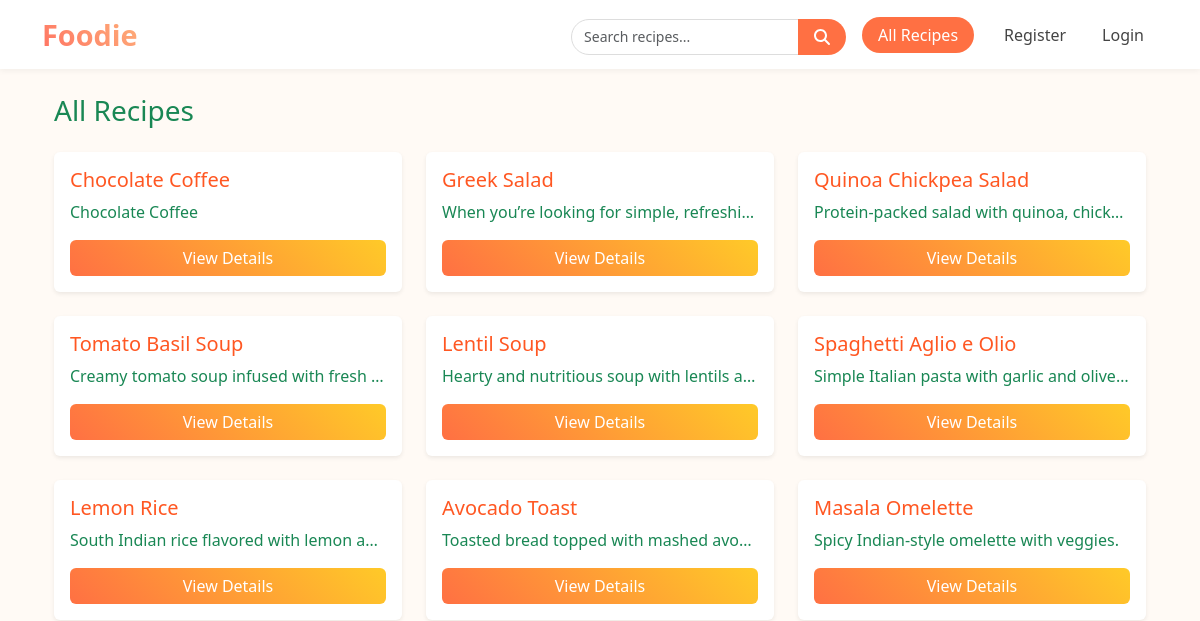
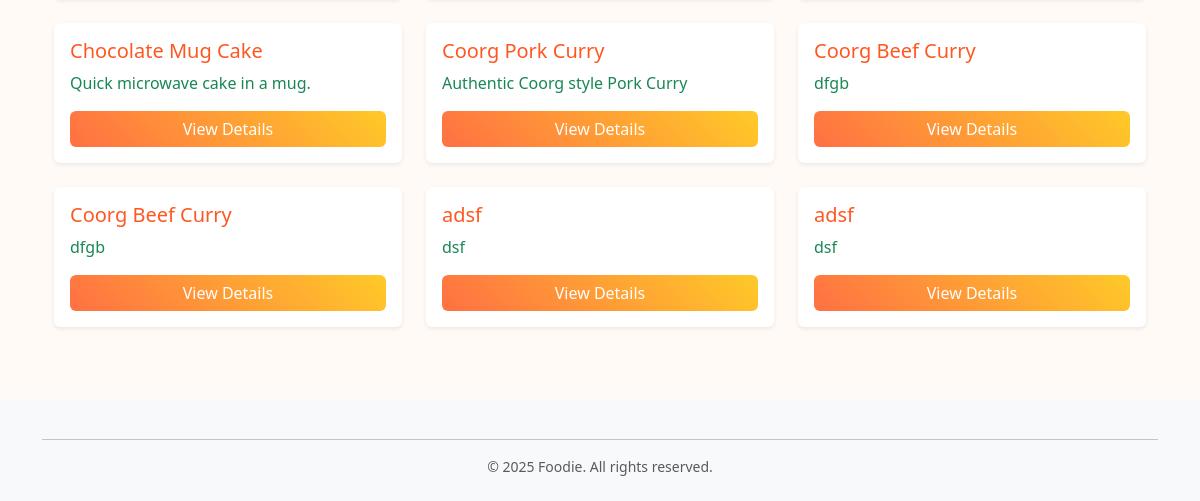
Before: /recipes/ with the older database file (2 pictures, top to bottom).
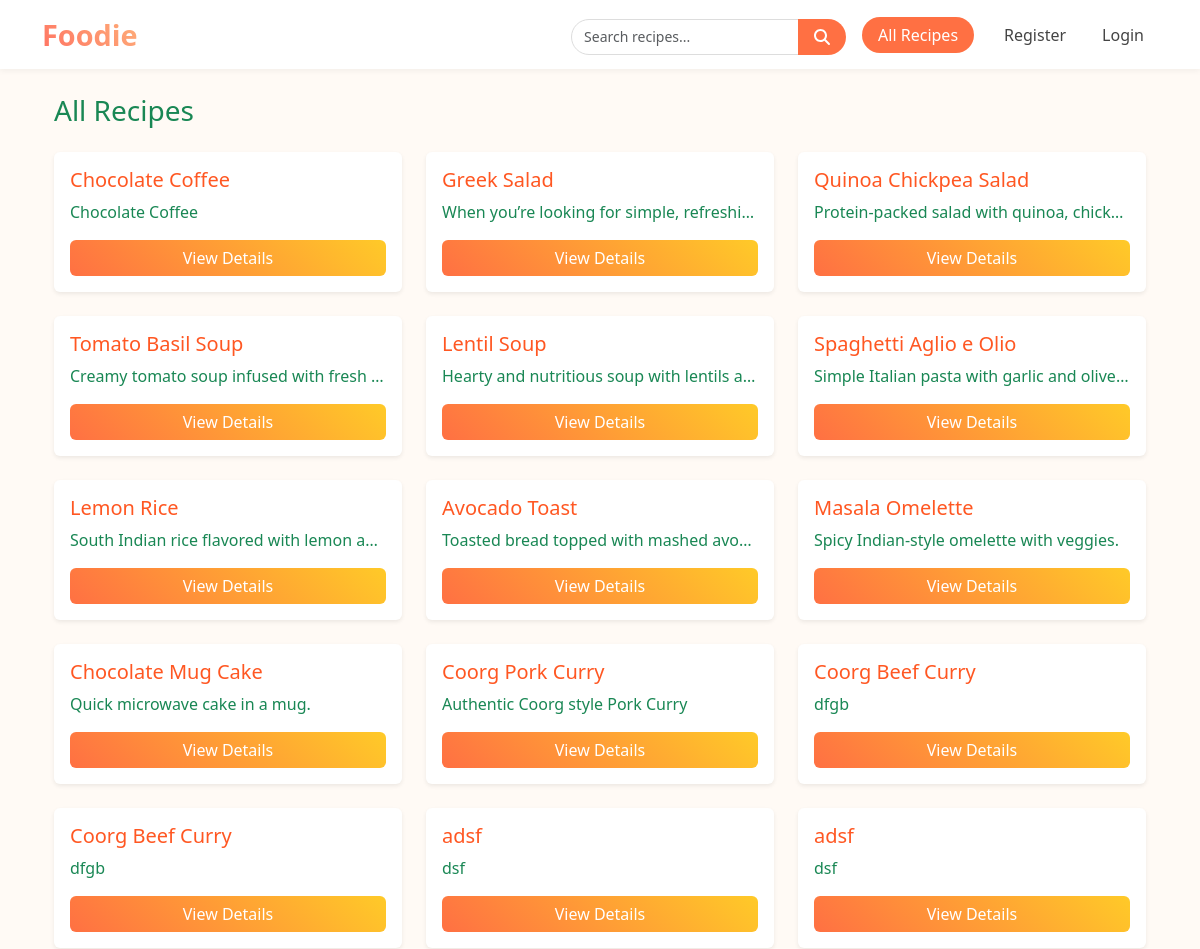
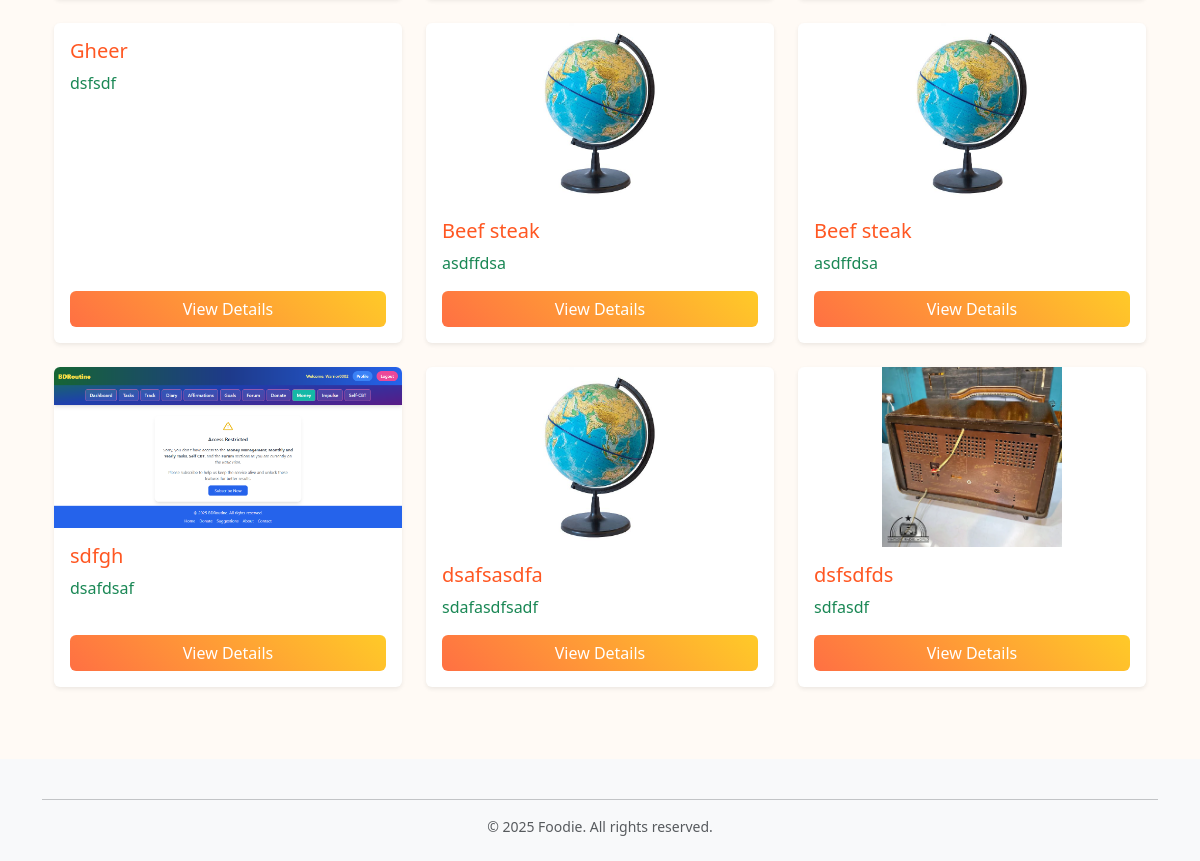
After: the same page with the newer database file (2 pictures, top to bottom).
### recipes/models.py (models this page shows, shortened)
class Recipe(models.Model):
    name = models.CharField(max_length=100)
    description = models.TextField(null=True, blank=True)
    ingredients = models.TextField()
    directions = models.TextField()
    date_added = models.DateTimeField(auto_now_add=True, null=True, blank=True)
    category = models.ForeignKey(Category, on_delete=models.CASCADE)
    image = models.ImageField(
        upload_to='recipe_images/',  # path inside media folder
        null=True,                   # optional
         blank=True )
    user = models.ForeignKey(User, on_delete=models.CASCADE, related_name='recipes', null=True, default=1)
    favorited_by = models.ManyToManyField(
        User,
        related_name="favorite_recipes",
        blank=True
    )
    class Meta:
        ordering = ['date_added']

### recipes/views.py (the view)
# urls.py: path('', views.recipes_view, name='recipes'),
def recipes_view(request):
    recipes = Recipe.objects.all()  # fetch all recipes
    context = {
        'recipes': recipes  # pass the queryset to the template
    }
    return render(request, 'recipes/recipes.html', context)

### recipes/forms.py
class SearchForm(forms.Form):
    query = forms.CharField(
        label='',
        widget=forms.TextInput(attrs={
            'placeholder': 'Search recipes',
            'class': 'form-control me-2'  # Bootstrap class for styling
        })
    )

### recipes/context_processors.py (called while the page is built)
def search_form(request):
    return {'search_form': SearchForm()}

### recipes/templates/recipes/recipes.html (shortened to what this page needs)
{% extends "base.html" %}
{% block content %}
<div class="container">
  <h3 class="text-success mb-4">All Recipes</h3>
  <div class="row">
    {% for recipe in recipes %}
    <div class="col-md-6 col-lg-4 mb-4">
      <div class="card shadow-sm border-0 h-100 d-flex flex-column">
        {% if recipe.image %}
        <img
          src="{{ recipe.image.url }}"
          alt="{{ recipe.name }}"
          class="card-img-top img-fluid rounded-top"
          style="object-fit: contain; max-height: 180px; width: 100%;"
        />
        {% endif %}
        <div class="card-body d-flex flex-column">
          <h5 class="card-title" style="color:#FF5722;">{{ recipe.name }}</h5>
          <p class="card-text text-success text-truncate">{{ recipe.description }}</p>
          <div class="mt-auto">
            <a href="{% url 'recipes:recipe_detail' recipe.id %}"
               class="btn btn-gradient w-100">
              View Details
            </a>
          </div>
        </div>
      </div>
    </div>
    {% endfor %}
  </div>
</div>
{% endblock content %}

### templates/base.html (shortened to what this page needs)
{% load static %} {% load django_bootstrap5 %}
<!DOCTYPE html>
<html lang="en">
  <head>
    {% bootstrap_css %}
    <link
      href="https://cdnjs.cloudflare.com/ajax/libs/font-awesome/6.5.0/css/all.min.css"
      rel="stylesheet"
    />
  </head>
  <body>
    <header>
      <nav class="navbar navbar-expand-lg navbar-light fixed-top">
        <div class="container">
          <a class="navbar-brand" href="{% url 'foodie_app:index' %}">Foodie</a>
          <div class="collapse navbar-collapse" id="mainNav">
            <ul class="navbar-nav ms-auto">
              <li class="nav-item">
                <form
                  class="d-flex navbar-search ms-2"
                  action="{% url 'recipes:search_results' %}"
                  method="get"
                >
                  <div class="input-group">
                    <input
                      type="text"
                      name="query"
                      class="form-control form-control-sm search-input"
                      mt-3px
                      placeholder="Search recipes..."
                      value="{{ request.GET.query }}"
                    />
                    <button class="btn btn-foodie" type="submit">
                      <i class="fa fa-search"></i>
                    </button>
                  </div>
                </form>
              </li>
              <li class="nav-item dropdown">
                {% if user.is_authenticated %}
                <a
                  class="btn btn-foodie dropdown-toggle mx-2"
                  href="#"
                  id="recipesDropdown"
                  role="button"
                  data-bs-toggle="dropdown"
                  aria-expanded="false"
                >
                  All Recipes
                </a>
                <ul class="dropdown-menu" aria-labelledby="recipesDropdown">
                  <li>
                    <a class="dropdown-item" href="{% url 'recipes:recipes' %}">
                      All Recipes
                    </a>
                  </li>
                  <li>
                    <a
                      class="dropdown-item"
                      href="{% url 'foodie_app:add_recipe_no_genre' %}"
                    >
                      Add Recipe
                    </a>
                  </li>
                  <li>
                    <a
                      class="dropdown-item"
                      href="{% url 'foodie_app:add_category' %}"
                    >
                      Add Category
                    </a>
                  </li>
                </ul>
                {% else %}
                <a
                  class="btn btn-foodie mx-2"
                  href="{% url 'recipes:recipes' %}"
                  role="button"
                >
                  All Recipes
                </a>
                {% endif %}
              </li>
              {% if user.is_authenticated %}
              <li class="nav-item d-flex align-items-center">
                {% if user.profile.profile_photo %}
                <img
                  src="{{ user.profile.profile_photo.url }}"
                  alt="profile photo"
                  style="
                    width: 34px;
                    height: 34px;
                    border-radius: 50%;
                    margin-right: 8px;
                    border: 2px solid #ff7043;
                  "
                />
                {% endif %}
              </li>
              <li class="nav-item d-flex align-items-center">
                <span class="navbar-text">
                  Welcome,
                  <a href="{% url 'accounts:edit_user_profile' %}"
                    >{{ user.username }}</a
                  >
                </span>
              </li>
              <li class="nav-item">
                <a
                  class="btn btn-foodie btn-sm mx-2"
                  href="{% url 'recipes:favorite_recipes' %}"
                  >My Cookbook</a
                >
              </li>
              <li class="nav-item d-flex align-items-center">
                <form
                  method="post"
                  action="{% url 'accounts:logout' %}"
                  class="d-inline"
                >
                  {% csrf_token %}
                  <button type="submit" class="btn btn-danger btn-sm">
                    Logout
                  </button>
                </form>
              </li>
              {% else %}
              <li class="nav-item">
                <a class="nav-link" href="{% url 'accounts:register' %}">
                  Register
                </a>
              </li>
              <li class="nav-item">
                <a class="nav-link" href="{% url 'accounts:login' %}">
                  Login
                </a>
              </li>
              {% endif %}
            </ul>
          </div>
        </div>
      </nav>
    </header>
    <main class="container mt-4">
      {% block content %} {% endblock content %}
    </main>
    <footer class="bg-light mt-5">
  <div class="container py-4 text-center">
    <hr class="mb-3">
    <p class="mb-0 small text-muted">&copy; 2025 Foodie. All rights reserved.</p>
  </div>
</footer>
  </body>
</html>

### templates/base.html (style rules this page uses)
body { padding-top: 70px; background-color: #fffaf5; font-family: "Segoe UI", sans-serif; }
footer p { margin: 0; }
.navbar { background-color: #ffffff !important; box-shadow: 0 2px 6px rgba(0, 0, 0, 0.05); }
.navbar-brand { font-weight: bold; font-size: 1.8rem; background: linear-gradient(45deg, #ff6f61, #feb47b); -webkit-background-clip: text; -webkit-text-fill-color: transparent; }
.navbar-nav { display: flex; align-items: center; gap: 0.5rem; }
.nav-link { font-weight: 500; border-radius: 20px; padding: 6px 14px !important; transition: all 0.3s ease; color: #444 !important; }
.btn-foodie { background-color: #ff7043; color: white !important; border: none; border-radius: 20px; padding: 6px 16px; transition: background-color 0.3s ease; }
.search-input { border-radius: 20px; border: 1px solid #ddd; padding: 6px 12px; outline: none; transition: border-color 0.3s ease, box-shadow 0.3s ease; }
.navbar-search { margin-top: 4px; }

### recipes/templates/recipes/recipes.html (style rules this page uses)
.btn-gradient { background: linear-gradient(45deg, #FF7043, #FFCA28); color: white; border: none; transition: transform 0.2s, box-shadow 0.2s; }

Changed rows visible on the page:
added Recipe: name "Gheer", description "dsfsdf"
added Recipe: image (picture), name "Beef steak", description "asdffdsa"
added Recipe: image (picture), name "Beef steak", description "asdffdsa"
added Recipe: image (picture), name "sdfgh", description "dsafdsaf"
added Recipe: image (picture), name "dsafsasdfa", description "sdafasdfsadf"
added Recipe: image (picture), name "dsfsdfds", description "sdfasdf"
